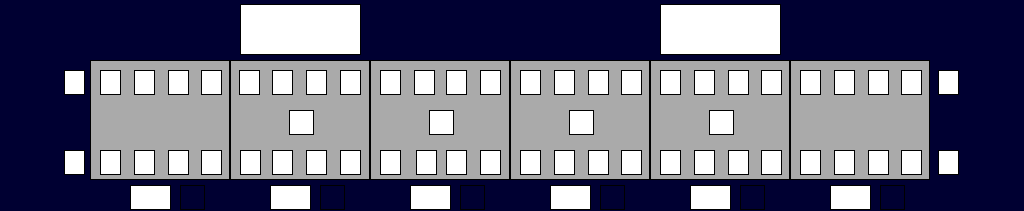
<?xml version="1.0" encoding="UTF-8"?>
<ui version="4.0">
 <class>VehicleTrainArea</class>
 <widget class="QWidget" name="VehicleTrainArea">
  <property name="geometry">
   <rect>
    <x>0</x>
    <y>0</y>
    <width>1024</width>
    <height>211</height>
   </rect>
  </property>
  <property name="windowTitle">
   <string>Form</string>
  </property>
  <property name="styleSheet">
   <string notr="true">QWidget
{
	background-color: rgb(0,0,50);
}
QLabel
{

font:24px,&quot;微软雅黑&quot;;
border:1px solid black;
}
</string>
  </property>
  <widget class="QLabel" name="lbl_door4_5">
   <property name="geometry">
    <rect>
     <x>554</x>
     <y>150</y>
     <width>21</width>
     <height>25</height>
    </rect>
   </property>
   <property name="styleSheet">
    <string notr="true">background-color: rgb(255, 255, 255);</string>
   </property>
   <property name="text">
    <string/>
   </property>
  </widget>
  <widget class="QLabel" name="lbl_door4_8">
   <property name="geometry">
    <rect>
     <x>520</x>
     <y>70</y>
     <width>21</width>
     <height>25</height>
    </rect>
   </property>
   <property name="styleSheet">
    <string notr="true">background-color: rgb(255, 255, 255);</string>
   </property>
   <property name="text">
    <string/>
   </property>
  </widget>
  <widget class="QLabel" name="lbl_door2_5">
   <property name="geometry">
    <rect>
     <x>306</x>
     <y>70</y>
     <width>21</width>
     <height>25</height>
    </rect>
   </property>
   <property name="styleSheet">
    <string notr="true">background-color: rgb(255, 255, 255);</string>
   </property>
   <property name="text">
    <string/>
   </property>
  </widget>
  <widget class="QLabel" name="LBLM1">
   <property name="geometry">
    <rect>
     <x>370</x>
     <y>60</y>
     <width>140</width>
     <height>120</height>
    </rect>
   </property>
   <property name="styleSheet">
    <string notr="true">background-color:rgb(170,170,170);</string>
   </property>
   <property name="text">
    <string/>
   </property>
  </widget>
  <widget class="QLabel" name="lbl_door5_1">
   <property name="geometry">
    <rect>
     <x>761</x>
     <y>150</y>
     <width>21</width>
     <height>25</height>
    </rect>
   </property>
   <property name="styleSheet">
    <string notr="true">background-color: rgb(255, 255, 255);</string>
   </property>
   <property name="text">
    <string/>
   </property>
  </widget>
  <widget class="QLabel" name="lbl_door3_7">
   <property name="geometry">
    <rect>
     <x>480</x>
     <y>70</y>
     <width>21</width>
     <height>25</height>
    </rect>
   </property>
   <property name="styleSheet">
    <string notr="true">background-color: rgb(255, 255, 255);</string>
   </property>
   <property name="text">
    <string/>
   </property>
  </widget>
  <widget class="QLabel" name="lbl_door1_8">
   <property name="geometry">
    <rect>
     <x>201</x>
     <y>150</y>
     <width>21</width>
     <height>25</height>
    </rect>
   </property>
   <property name="styleSheet">
    <string notr="true">background-color: rgb(255, 255, 255);</string>
   </property>
   <property name="text">
    <string/>
   </property>
  </widget>
  <widget class="QLabel" name="lbl_door4_4">
   <property name="geometry">
    <rect>
     <x>588</x>
     <y>70</y>
     <width>21</width>
     <height>25</height>
    </rect>
   </property>
   <property name="styleSheet">
    <string notr="true">background-color: rgb(255, 255, 255);</string>
   </property>
   <property name="text">
    <string/>
   </property>
  </widget>
  <widget class="QLabel" name="LBLTC1">
   <property name="geometry">
    <rect>
     <x>90</x>
     <y>60</y>
     <width>140</width>
     <height>120</height>
    </rect>
   </property>
   <property name="styleSheet">
    <string notr="true">background-color:rgb(170,170,170);</string>
   </property>
   <property name="text">
    <string/>
   </property>
  </widget>
  <widget class="QLabel" name="lbl_cab6_2">
   <property name="geometry">
    <rect>
     <x>938</x>
     <y>70</y>
     <width>21</width>
     <height>25</height>
    </rect>
   </property>
   <property name="styleSheet">
    <string notr="true">background-color: rgb(255, 255, 255);</string>
   </property>
   <property name="text">
    <string/>
   </property>
  </widget>
  <widget class="QLabel" name="lbl_door3_4">
   <property name="geometry">
    <rect>
     <x>416</x>
     <y>150</y>
     <width>21</width>
     <height>25</height>
    </rect>
   </property>
   <property name="styleSheet">
    <string notr="true">background-color: rgb(255, 255, 255);</string>
   </property>
   <property name="text">
    <string/>
   </property>
  </widget>
  <widget class="QLabel" name="lbl_door5_4">
   <property name="geometry">
    <rect>
     <x>728</x>
     <y>70</y>
     <width>21</width>
     <height>25</height>
    </rect>
   </property>
   <property name="styleSheet">
    <string notr="true">background-color: rgb(255, 255, 255);</string>
   </property>
   <property name="text">
    <string/>
   </property>
  </widget>
  <widget class="QLabel" name="lbl_door6_3">
   <property name="geometry">
    <rect>
     <x>868</x>
     <y>150</y>
     <width>21</width>
     <height>25</height>
    </rect>
   </property>
   <property name="styleSheet">
    <string notr="true">background-color: rgb(255, 255, 255);</string>
   </property>
   <property name="text">
    <string/>
   </property>
  </widget>
  <widget class="QLabel" name="LBLMP1">
   <property name="geometry">
    <rect>
     <x>230</x>
     <y>60</y>
     <width>140</width>
     <height>120</height>
    </rect>
   </property>
   <property name="styleSheet">
    <string notr="true">background-color:rgb(170,170,170);</string>
   </property>
   <property name="text">
    <string/>
   </property>
  </widget>
  <widget class="QLabel" name="lbl_door6_7">
   <property name="geometry">
    <rect>
     <x>800</x>
     <y>150</y>
     <width>21</width>
     <height>25</height>
    </rect>
   </property>
   <property name="styleSheet">
    <string notr="true">background-color: rgb(255, 255, 255);</string>
   </property>
   <property name="text">
    <string/>
   </property>
  </widget>
  <widget class="QLabel" name="lbl_cab1_1">
   <property name="geometry">
    <rect>
     <x>64</x>
     <y>70</y>
     <width>21</width>
     <height>25</height>
    </rect>
   </property>
   <property name="styleSheet">
    <string notr="true">background-color: rgb(255, 255, 255);</string>
   </property>
   <property name="text">
    <string/>
   </property>
  </widget>
  <widget class="QLabel" name="lbl_cab1_2">
   <property name="geometry">
    <rect>
     <x>64</x>
     <y>150</y>
     <width>21</width>
     <height>25</height>
    </rect>
   </property>
   <property name="styleSheet">
    <string notr="true">background-color: rgb(255, 255, 255);</string>
   </property>
   <property name="text">
    <string/>
   </property>
  </widget>
  <widget class="QLabel" name="LBLTC2">
   <property name="geometry">
    <rect>
     <x>790</x>
     <y>60</y>
     <width>140</width>
     <height>120</height>
    </rect>
   </property>
   <property name="styleSheet">
    <string notr="true">background-color:rgb(170,170,170);</string>
   </property>
   <property name="text">
    <string/>
   </property>
  </widget>
  <widget class="QLabel" name="lbl_door5_2">
   <property name="geometry">
    <rect>
     <x>761</x>
     <y>70</y>
     <width>21</width>
     <height>25</height>
    </rect>
   </property>
   <property name="styleSheet">
    <string notr="true">background-color: rgb(255, 255, 255);</string>
   </property>
   <property name="text">
    <string/>
   </property>
  </widget>
  <widget class="QLabel" name="lbl_door3_1">
   <property name="geometry">
    <rect>
     <x>380</x>
     <y>70</y>
     <width>21</width>
     <height>25</height>
    </rect>
   </property>
   <property name="styleSheet">
    <string notr="true">background-color: rgb(255, 255, 255);</string>
   </property>
   <property name="text">
    <string/>
   </property>
  </widget>
  <widget class="QLabel" name="LBLMP2">
   <property name="geometry">
    <rect>
     <x>650</x>
     <y>60</y>
     <width>140</width>
     <height>120</height>
    </rect>
   </property>
   <property name="styleSheet">
    <string notr="true">background-color:rgb(170,170,170);</string>
   </property>
   <property name="text">
    <string/>
   </property>
  </widget>
  <widget class="QLabel" name="lbl_door6_5">
   <property name="geometry">
    <rect>
     <x>834</x>
     <y>150</y>
     <width>21</width>
     <height>25</height>
    </rect>
   </property>
   <property name="styleSheet">
    <string notr="true">background-color: rgb(255, 255, 255);</string>
   </property>
   <property name="text">
    <string/>
   </property>
  </widget>
  <widget class="QLabel" name="lbl_cab6_1">
   <property name="geometry">
    <rect>
     <x>938</x>
     <y>150</y>
     <width>21</width>
     <height>25</height>
    </rect>
   </property>
   <property name="styleSheet">
    <string notr="true">background-color: rgb(255, 255, 255);</string>
   </property>
   <property name="text">
    <string/>
   </property>
  </widget>
  <widget class="QLabel" name="lbl_door4_6">
   <property name="geometry">
    <rect>
     <x>554</x>
     <y>70</y>
     <width>21</width>
     <height>25</height>
    </rect>
   </property>
   <property name="styleSheet">
    <string notr="true">background-color: rgb(255, 255, 255);</string>
   </property>
   <property name="text">
    <string/>
   </property>
  </widget>
  <widget class="QLabel" name="lbl_door1_7">
   <property name="geometry">
    <rect>
     <x>201</x>
     <y>70</y>
     <width>21</width>
     <height>25</height>
    </rect>
   </property>
   <property name="styleSheet">
    <string notr="true">background-color: rgb(255, 255, 255);</string>
   </property>
   <property name="text">
    <string/>
   </property>
  </widget>
  <widget class="QLabel" name="lbl_door5_7">
   <property name="geometry">
    <rect>
     <x>660</x>
     <y>150</y>
     <width>21</width>
     <height>25</height>
    </rect>
   </property>
   <property name="styleSheet">
    <string notr="true">background-color: rgb(255, 255, 255);</string>
   </property>
   <property name="text">
    <string/>
   </property>
  </widget>
  <widget class="QLabel" name="lbl_door3_2">
   <property name="geometry">
    <rect>
     <x>380</x>
     <y>150</y>
     <width>21</width>
     <height>25</height>
    </rect>
   </property>
   <property name="styleSheet">
    <string notr="true">background-color: rgb(255, 255, 255);</string>
   </property>
   <property name="text">
    <string/>
   </property>
  </widget>
  <widget class="QLabel" name="lbl_door2_1">
   <property name="geometry">
    <rect>
     <x>239</x>
     <y>70</y>
     <width>21</width>
     <height>25</height>
    </rect>
   </property>
   <property name="styleSheet">
    <string notr="true">background-color: rgb(255, 255, 255);</string>
   </property>
   <property name="text">
    <string/>
   </property>
  </widget>
  <widget class="QLabel" name="lbl_door2_8">
   <property name="geometry">
    <rect>
     <x>340</x>
     <y>150</y>
     <width>21</width>
     <height>25</height>
    </rect>
   </property>
   <property name="styleSheet">
    <string notr="true">background-color: rgb(255, 255, 255);</string>
   </property>
   <property name="text">
    <string/>
   </property>
  </widget>
  <widget class="QLabel" name="lbl_door4_3">
   <property name="geometry">
    <rect>
     <x>588</x>
     <y>150</y>
     <width>21</width>
     <height>25</height>
    </rect>
   </property>
   <property name="styleSheet">
    <string notr="true">background-color: rgb(255, 255, 255);</string>
   </property>
   <property name="text">
    <string/>
   </property>
  </widget>
  <widget class="QLabel" name="lbl_door2_4">
   <property name="geometry">
    <rect>
     <x>272</x>
     <y>150</y>
     <width>21</width>
     <height>25</height>
    </rect>
   </property>
   <property name="styleSheet">
    <string notr="true">background-color: rgb(255, 255, 255);</string>
   </property>
   <property name="text">
    <string/>
   </property>
  </widget>
  <widget class="QLabel" name="lbl_door4_1">
   <property name="geometry">
    <rect>
     <x>621</x>
     <y>150</y>
     <width>21</width>
     <height>25</height>
    </rect>
   </property>
   <property name="styleSheet">
    <string notr="true">background-color: rgb(255, 255, 255);</string>
   </property>
   <property name="text">
    <string/>
   </property>
  </widget>
  <widget class="QLabel" name="lbl_door6_8">
   <property name="geometry">
    <rect>
     <x>800</x>
     <y>70</y>
     <width>21</width>
     <height>25</height>
    </rect>
   </property>
   <property name="styleSheet">
    <string notr="true">background-color: rgb(255, 255, 255);</string>
   </property>
   <property name="text">
    <string/>
   </property>
  </widget>
  <widget class="QLabel" name="lbl_door1_4">
   <property name="geometry">
    <rect>
     <x>134</x>
     <y>150</y>
     <width>21</width>
     <height>25</height>
    </rect>
   </property>
   <property name="styleSheet">
    <string notr="true">background-color: rgb(255, 255, 255);</string>
   </property>
   <property name="text">
    <string/>
   </property>
  </widget>
  <widget class="QLabel" name="lbl_door6_1">
   <property name="geometry">
    <rect>
     <x>901</x>
     <y>150</y>
     <width>21</width>
     <height>25</height>
    </rect>
   </property>
   <property name="styleSheet">
    <string notr="true">background-color: rgb(255, 255, 255);</string>
   </property>
   <property name="text">
    <string/>
   </property>
  </widget>
  <widget class="QLabel" name="lbl_door2_6">
   <property name="geometry">
    <rect>
     <x>306</x>
     <y>150</y>
     <width>21</width>
     <height>25</height>
    </rect>
   </property>
   <property name="styleSheet">
    <string notr="true">background-color: rgb(255, 255, 255);</string>
   </property>
   <property name="text">
    <string/>
   </property>
  </widget>
  <widget class="QLabel" name="lbl_door1_6">
   <property name="geometry">
    <rect>
     <x>168</x>
     <y>150</y>
     <width>21</width>
     <height>25</height>
    </rect>
   </property>
   <property name="styleSheet">
    <string notr="true">background-color: rgb(255, 255, 255);</string>
   </property>
   <property name="text">
    <string/>
   </property>
  </widget>
  <widget class="QLabel" name="lbl_door6_4">
   <property name="geometry">
    <rect>
     <x>868</x>
     <y>70</y>
     <width>21</width>
     <height>25</height>
    </rect>
   </property>
   <property name="styleSheet">
    <string notr="true">background-color: rgb(255, 255, 255);</string>
   </property>
   <property name="text">
    <string/>
   </property>
  </widget>
  <widget class="QLabel" name="lbl_door5_8">
   <property name="geometry">
    <rect>
     <x>660</x>
     <y>70</y>
     <width>21</width>
     <height>25</height>
    </rect>
   </property>
   <property name="styleSheet">
    <string notr="true">background-color: rgb(255, 255, 255);</string>
   </property>
   <property name="text">
    <string/>
   </property>
  </widget>
  <widget class="QLabel" name="lbl_door6_2">
   <property name="geometry">
    <rect>
     <x>901</x>
     <y>70</y>
     <width>21</width>
     <height>25</height>
    </rect>
   </property>
   <property name="styleSheet">
    <string notr="true">background-color: rgb(255, 255, 255);</string>
   </property>
   <property name="text">
    <string/>
   </property>
  </widget>
  <widget class="QLabel" name="LBLM2">
   <property name="geometry">
    <rect>
     <x>510</x>
     <y>60</y>
     <width>140</width>
     <height>120</height>
    </rect>
   </property>
   <property name="styleSheet">
    <string notr="true">background-color:rgb(170,170,170);</string>
   </property>
   <property name="text">
    <string/>
   </property>
  </widget>
  <widget class="QLabel" name="lbl_door5_3">
   <property name="geometry">
    <rect>
     <x>728</x>
     <y>150</y>
     <width>21</width>
     <height>25</height>
    </rect>
   </property>
   <property name="styleSheet">
    <string notr="true">background-color: rgb(255, 255, 255);</string>
   </property>
   <property name="text">
    <string/>
   </property>
  </widget>
  <widget class="QLabel" name="lbl_door1_1">
   <property name="geometry">
    <rect>
     <x>100</x>
     <y>70</y>
     <width>21</width>
     <height>25</height>
    </rect>
   </property>
   <property name="styleSheet">
    <string notr="true">background-color: rgb(255, 255, 255);</string>
   </property>
   <property name="text">
    <string/>
   </property>
  </widget>
  <widget class="QLabel" name="lbl_door3_6">
   <property name="geometry">
    <rect>
     <x>446</x>
     <y>150</y>
     <width>21</width>
     <height>25</height>
    </rect>
   </property>
   <property name="styleSheet">
    <string notr="true">background-color: rgb(255, 255, 255);</string>
   </property>
   <property name="text">
    <string/>
   </property>
  </widget>
  <widget class="QLabel" name="lbl_door2_7">
   <property name="geometry">
    <rect>
     <x>340</x>
     <y>70</y>
     <width>21</width>
     <height>25</height>
    </rect>
   </property>
   <property name="styleSheet">
    <string notr="true">background-color: rgb(255, 255, 255);</string>
   </property>
   <property name="text">
    <string/>
   </property>
  </widget>
  <widget class="QLabel" name="lbl_door6_6">
   <property name="geometry">
    <rect>
     <x>834</x>
     <y>70</y>
     <width>21</width>
     <height>25</height>
    </rect>
   </property>
   <property name="styleSheet">
    <string notr="true">background-color: rgb(255, 255, 255);</string>
   </property>
   <property name="text">
    <string/>
   </property>
  </widget>
  <widget class="QLabel" name="lbl_door2_3">
   <property name="geometry">
    <rect>
     <x>272</x>
     <y>70</y>
     <width>21</width>
     <height>25</height>
    </rect>
   </property>
   <property name="styleSheet">
    <string notr="true">background-color: rgb(255, 255, 255);</string>
   </property>
   <property name="text">
    <string/>
   </property>
  </widget>
  <widget class="QLabel" name="lbl_door3_5">
   <property name="geometry">
    <rect>
     <x>446</x>
     <y>70</y>
     <width>21</width>
     <height>25</height>
    </rect>
   </property>
   <property name="styleSheet">
    <string notr="true">background-color: rgb(255, 255, 255);</string>
   </property>
   <property name="text">
    <string/>
   </property>
  </widget>
  <widget class="QLabel" name="lbl_door2_2">
   <property name="geometry">
    <rect>
     <x>240</x>
     <y>150</y>
     <width>21</width>
     <height>25</height>
    </rect>
   </property>
   <property name="styleSheet">
    <string notr="true">background-color: rgb(255, 255, 255);</string>
   </property>
   <property name="text">
    <string/>
   </property>
  </widget>
  <widget class="QLabel" name="lbl_door4_7">
   <property name="geometry">
    <rect>
     <x>520</x>
     <y>150</y>
     <width>21</width>
     <height>25</height>
    </rect>
   </property>
   <property name="styleSheet">
    <string notr="true">background-color: rgb(255, 255, 255);</string>
   </property>
   <property name="text">
    <string/>
   </property>
  </widget>
  <widget class="QLabel" name="lbl_door5_5">
   <property name="geometry">
    <rect>
     <x>694</x>
     <y>150</y>
     <width>21</width>
     <height>25</height>
    </rect>
   </property>
   <property name="styleSheet">
    <string notr="true">background-color: rgb(255, 255, 255);</string>
   </property>
   <property name="text">
    <string/>
   </property>
  </widget>
  <widget class="QLabel" name="lbl_door1_3">
   <property name="geometry">
    <rect>
     <x>134</x>
     <y>70</y>
     <width>21</width>
     <height>25</height>
    </rect>
   </property>
   <property name="styleSheet">
    <string notr="true">background-color: rgb(255, 255, 255);</string>
   </property>
   <property name="text">
    <string/>
   </property>
  </widget>
  <widget class="QLabel" name="lbl_door1_2">
   <property name="geometry">
    <rect>
     <x>100</x>
     <y>150</y>
     <width>21</width>
     <height>25</height>
    </rect>
   </property>
   <property name="styleSheet">
    <string notr="true">background-color: rgb(255, 255, 255);</string>
   </property>
   <property name="text">
    <string/>
   </property>
  </widget>
  <widget class="QLabel" name="lbl_door3_8">
   <property name="geometry">
    <rect>
     <x>480</x>
     <y>150</y>
     <width>21</width>
     <height>25</height>
    </rect>
   </property>
   <property name="styleSheet">
    <string notr="true">background-color: rgb(255, 255, 255);</string>
   </property>
   <property name="text">
    <string/>
   </property>
  </widget>
  <widget class="QLabel" name="lbl_door1_5">
   <property name="geometry">
    <rect>
     <x>168</x>
     <y>70</y>
     <width>21</width>
     <height>25</height>
    </rect>
   </property>
   <property name="styleSheet">
    <string notr="true">background-color: rgb(255, 255, 255);</string>
   </property>
   <property name="text">
    <string/>
   </property>
  </widget>
  <widget class="QLabel" name="lbl_door3_3">
   <property name="geometry">
    <rect>
     <x>414</x>
     <y>70</y>
     <width>21</width>
     <height>25</height>
    </rect>
   </property>
   <property name="styleSheet">
    <string notr="true">background-color: rgb(255, 255, 255);</string>
   </property>
   <property name="text">
    <string/>
   </property>
  </widget>
  <widget class="QLabel" name="lbl_door4_2">
   <property name="geometry">
    <rect>
     <x>621</x>
     <y>70</y>
     <width>21</width>
     <height>25</height>
    </rect>
   </property>
   <property name="styleSheet">
    <string notr="true">background-color: rgb(255, 255, 255);</string>
   </property>
   <property name="text">
    <string/>
   </property>
  </widget>
  <widget class="QLabel" name="lbl_door5_6">
   <property name="geometry">
    <rect>
     <x>694</x>
     <y>70</y>
     <width>21</width>
     <height>25</height>
    </rect>
   </property>
   <property name="styleSheet">
    <string notr="true">background-color: rgb(255, 255, 255);</string>
   </property>
   <property name="text">
    <string/>
   </property>
  </widget>
  <widget class="QLabel" name="lbl_quickBreak1">
   <property name="geometry">
    <rect>
     <x>289</x>
     <y>110</y>
     <width>25</width>
     <height>25</height>
    </rect>
   </property>
   <property name="styleSheet">
    <string notr="true">background-color: rgb(255, 255, 255);</string>
   </property>
   <property name="text">
    <string/>
   </property>
  </widget>
  <widget class="QLabel" name="lbl_quickBreak2">
   <property name="geometry">
    <rect>
     <x>429</x>
     <y>110</y>
     <width>25</width>
     <height>25</height>
    </rect>
   </property>
   <property name="styleSheet">
    <string notr="true">background-color: rgb(255, 255, 255);</string>
   </property>
   <property name="text">
    <string/>
   </property>
  </widget>
  <widget class="QLabel" name="lbl_quickBreak3">
   <property name="geometry">
    <rect>
     <x>569</x>
     <y>110</y>
     <width>25</width>
     <height>25</height>
    </rect>
   </property>
   <property name="styleSheet">
    <string notr="true">background-color: rgb(255, 255, 255);</string>
   </property>
   <property name="text">
    <string/>
   </property>
  </widget>
  <widget class="QLabel" name="lbl_quickBreak4">
   <property name="geometry">
    <rect>
     <x>709</x>
     <y>110</y>
     <width>25</width>
     <height>25</height>
    </rect>
   </property>
   <property name="styleSheet">
    <string notr="true">background-color: rgb(255, 255, 255);</string>
   </property>
   <property name="text">
    <string/>
   </property>
  </widget>
  <widget class="QLabel" name="lbl_tmp1">
   <property name="geometry">
    <rect>
     <x>130</x>
     <y>185</y>
     <width>41</width>
     <height>25</height>
    </rect>
   </property>
   <property name="styleSheet">
    <string notr="true">background-color: rgb(255, 255, 255);</string>
   </property>
   <property name="text">
    <string/>
   </property>
  </widget>
  <widget class="QLabel" name="lbl_tmp2">
   <property name="geometry">
    <rect>
     <x>270</x>
     <y>185</y>
     <width>41</width>
     <height>25</height>
    </rect>
   </property>
   <property name="styleSheet">
    <string notr="true">background-color: rgb(255, 255, 255);</string>
   </property>
   <property name="text">
    <string/>
   </property>
  </widget>
  <widget class="QLabel" name="lbl_tmp3">
   <property name="geometry">
    <rect>
     <x>410</x>
     <y>185</y>
     <width>41</width>
     <height>25</height>
    </rect>
   </property>
   <property name="styleSheet">
    <string notr="true">background-color: rgb(255, 255, 255);</string>
   </property>
   <property name="text">
    <string/>
   </property>
  </widget>
  <widget class="QLabel" name="lbl_tmp4">
   <property name="geometry">
    <rect>
     <x>550</x>
     <y>185</y>
     <width>41</width>
     <height>25</height>
    </rect>
   </property>
   <property name="styleSheet">
    <string notr="true">background-color: rgb(255, 255, 255);</string>
   </property>
   <property name="text">
    <string/>
   </property>
  </widget>
  <widget class="QLabel" name="lbl_tmp5">
   <property name="geometry">
    <rect>
     <x>690</x>
     <y>185</y>
     <width>41</width>
     <height>25</height>
    </rect>
   </property>
   <property name="styleSheet">
    <string notr="true">background-color: rgb(255, 255, 255);</string>
   </property>
   <property name="text">
    <string/>
   </property>
  </widget>
  <widget class="QLabel" name="lbl_tmp6">
   <property name="geometry">
    <rect>
     <x>830</x>
     <y>185</y>
     <width>41</width>
     <height>25</height>
    </rect>
   </property>
   <property name="styleSheet">
    <string notr="true">background-color: rgb(255, 255, 255);</string>
   </property>
   <property name="text">
    <string/>
   </property>
  </widget>
  <widget class="QLabel" name="lbl_tmpToken1">
   <property name="geometry">
    <rect>
     <x>180</x>
     <y>185</y>
     <width>25</width>
     <height>25</height>
    </rect>
   </property>
   <property name="styleSheet">
    <string notr="true">border-image: url(:/images/image/tmptoken.png);</string>
   </property>
   <property name="text">
    <string/>
   </property>
  </widget>
  <widget class="QLabel" name="lbl_panto1">
   <property name="geometry">
    <rect>
     <x>240</x>
     <y>4</y>
     <width>121</width>
     <height>51</height>
    </rect>
   </property>
   <property name="styleSheet">
    <string notr="true">background-color: rgb(255, 255, 255);</string>
   </property>
   <property name="text">
    <string/>
   </property>
  </widget>
  <widget class="QLabel" name="lbl_panto2">
   <property name="geometry">
    <rect>
     <x>660</x>
     <y>4</y>
     <width>121</width>
     <height>51</height>
    </rect>
   </property>
   <property name="styleSheet">
    <string notr="true">background-color: rgb(255, 255, 255);</string>
   </property>
   <property name="text">
    <string/>
   </property>
  </widget>
  <widget class="QLabel" name="lbl_tmpToken2">
   <property name="geometry">
    <rect>
     <x>320</x>
     <y>185</y>
     <width>25</width>
     <height>25</height>
    </rect>
   </property>
   <property name="styleSheet">
    <string notr="true">border-image: url(:/images/image/tmptoken.png);</string>
   </property>
   <property name="text">
    <string/>
   </property>
  </widget>
  <widget class="QLabel" name="lbl_tmpToken3">
   <property name="geometry">
    <rect>
     <x>460</x>
     <y>185</y>
     <width>25</width>
     <height>25</height>
    </rect>
   </property>
   <property name="styleSheet">
    <string notr="true">border-image: url(:/images/image/tmptoken.png);</string>
   </property>
   <property name="text">
    <string/>
   </property>
  </widget>
  <widget class="QLabel" name="lbl_tmpToken4">
   <property name="geometry">
    <rect>
     <x>600</x>
     <y>185</y>
     <width>25</width>
     <height>25</height>
    </rect>
   </property>
   <property name="styleSheet">
    <string notr="true">border-image: url(:/images/image/tmptoken.png);</string>
   </property>
   <property name="text">
    <string/>
   </property>
  </widget>
  <widget class="QLabel" name="lbl_tmpToken5">
   <property name="geometry">
    <rect>
     <x>740</x>
     <y>185</y>
     <width>25</width>
     <height>25</height>
    </rect>
   </property>
   <property name="styleSheet">
    <string notr="true">border-image: url(:/images/image/tmptoken.png);</string>
   </property>
   <property name="text">
    <string/>
   </property>
  </widget>
  <widget class="QLabel" name="lbl_tmpToken6">
   <property name="geometry">
    <rect>
     <x>880</x>
     <y>185</y>
     <width>25</width>
     <height>25</height>
    </rect>
   </property>
   <property name="styleSheet">
    <string notr="true">border-image: url(:/images/image/tmptoken.png);</string>
   </property>
   <property name="text">
    <string/>
   </property>
  </widget>
  <zorder>LBLTC2</zorder>
  <zorder>LBLMP2</zorder>
  <zorder>LBLM1</zorder>
  <zorder>LBLM2</zorder>
  <zorder>LBLMP1</zorder>
  <zorder>LBLTC1</zorder>
  <zorder>lbl_door4_5</zorder>
  <zorder>lbl_door4_8</zorder>
  <zorder>lbl_door2_5</zorder>
  <zorder>lbl_door5_1</zorder>
  <zorder>lbl_door3_7</zorder>
  <zorder>lbl_door1_8</zorder>
  <zorder>lbl_door4_4</zorder>
  <zorder>lbl_cab6_2</zorder>
  <zorder>lbl_door3_4</zorder>
  <zorder>lbl_door5_4</zorder>
  <zorder>lbl_door6_3</zorder>
  <zorder>lbl_door6_7</zorder>
  <zorder>lbl_cab1_1</zorder>
  <zorder>lbl_cab1_2</zorder>
  <zorder>lbl_door5_2</zorder>
  <zorder>lbl_door3_1</zorder>
  <zorder>lbl_door6_5</zorder>
  <zorder>lbl_cab6_1</zorder>
  <zorder>lbl_door4_6</zorder>
  <zorder>lbl_door1_7</zorder>
  <zorder>lbl_door5_7</zorder>
  <zorder>lbl_door3_2</zorder>
  <zorder>lbl_door2_1</zorder>
  <zorder>lbl_door2_8</zorder>
  <zorder>lbl_door4_3</zorder>
  <zorder>lbl_door2_4</zorder>
  <zorder>lbl_door4_1</zorder>
  <zorder>lbl_door6_8</zorder>
  <zorder>lbl_door1_4</zorder>
  <zorder>lbl_door6_1</zorder>
  <zorder>lbl_door2_6</zorder>
  <zorder>lbl_door1_6</zorder>
  <zorder>lbl_door6_4</zorder>
  <zorder>lbl_door5_8</zorder>
  <zorder>lbl_door6_2</zorder>
  <zorder>lbl_door5_3</zorder>
  <zorder>lbl_door1_1</zorder>
  <zorder>lbl_door3_6</zorder>
  <zorder>lbl_door2_7</zorder>
  <zorder>lbl_door6_6</zorder>
  <zorder>lbl_door2_3</zorder>
  <zorder>lbl_door3_5</zorder>
  <zorder>lbl_door2_2</zorder>
  <zorder>lbl_door4_7</zorder>
  <zorder>lbl_door5_5</zorder>
  <zorder>lbl_door1_3</zorder>
  <zorder>lbl_door1_2</zorder>
  <zorder>lbl_door3_8</zorder>
  <zorder>lbl_door1_5</zorder>
  <zorder>lbl_door3_3</zorder>
  <zorder>lbl_door4_2</zorder>
  <zorder>lbl_door5_6</zorder>
  <zorder>lbl_quickBreak1</zorder>
  <zorder>lbl_quickBreak2</zorder>
  <zorder>lbl_quickBreak3</zorder>
  <zorder>lbl_quickBreak4</zorder>
  <zorder>lbl_tmp1</zorder>
  <zorder>lbl_tmp2</zorder>
  <zorder>lbl_tmp3</zorder>
  <zorder>lbl_tmp4</zorder>
  <zorder>lbl_tmp5</zorder>
  <zorder>lbl_tmp6</zorder>
  <zorder>lbl_tmpToken1</zorder>
  <zorder>lbl_panto1</zorder>
  <zorder>lbl_panto2</zorder>
  <zorder>lbl_tmpToken2</zorder>
  <zorder>lbl_tmpToken3</zorder>
  <zorder>lbl_tmpToken4</zorder>
  <zorder>lbl_tmpToken5</zorder>
  <zorder>lbl_tmpToken6</zorder>
 </widget>
 <resources/>
 <connections/>
</ui>
